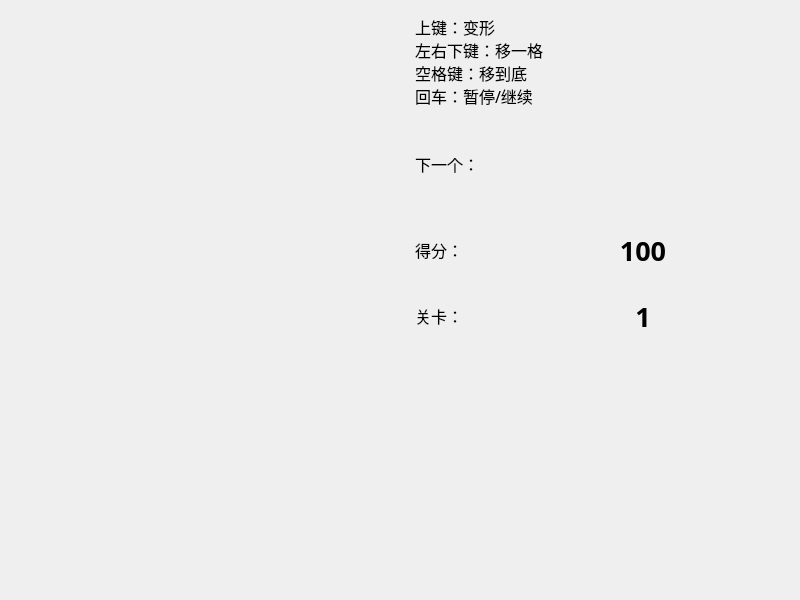
<?xml version="1.0" encoding="UTF-8"?>
<ui version="4.0">
 <class>gamestart</class>
 <widget class="QMainWindow" name="gamestart">
  <property name="geometry">
   <rect>
    <x>0</x>
    <y>0</y>
    <width>800</width>
    <height>600</height>
   </rect>
  </property>
  <property name="minimumSize">
   <size>
    <width>0</width>
    <height>0</height>
   </size>
  </property>
  <property name="maximumSize">
   <size>
    <width>16777215</width>
    <height>16777215</height>
   </size>
  </property>
  <property name="font">
   <font>
    <family>微软雅黑</family>
    <pointsize>12</pointsize>
    <weight>50</weight>
    <bold>false</bold>
   </font>
  </property>
  <property name="windowTitle">
   <string>俄罗斯方块</string>
  </property>
  <property name="windowIcon">
   <iconset resource="re.qrc">
    <normaloff>:/rescoures/buttonSquare_grey_pressed.png</normaloff>:/rescoures/buttonSquare_grey_pressed.png</iconset>
  </property>
  <widget class="QWidget" name="centralWidget">
   <layout class="QHBoxLayout" name="horizontalLayout">
    <property name="spacing">
     <number>0</number>
    </property>
    <property name="leftMargin">
     <number>0</number>
    </property>
    <property name="topMargin">
     <number>0</number>
    </property>
    <property name="rightMargin">
     <number>0</number>
    </property>
    <property name="bottomMargin">
     <number>0</number>
    </property>
    <item>
     <widget class="GameArea" name="widgetGameArea" native="true"/>
    </item>
    <item>
     <layout class="QGridLayout" name="gridLayout">
      <property name="leftMargin">
       <number>15</number>
      </property>
      <property name="topMargin">
       <number>15</number>
      </property>
      <property name="rightMargin">
       <number>15</number>
      </property>
      <property name="bottomMargin">
       <number>15</number>
      </property>
      <property name="spacing">
       <number>6</number>
      </property>
      <item row="0" column="0" colspan="2">
       <widget class="QLabel" name="label_4">
        <property name="text">
         <string>上键：变形
左右下键：移一格
空格键：移到底
回车：暂停/继续</string>
        </property>
       </widget>
      </item>
      <item row="3" column="1">
       <widget class="QLabel" name="labelSpeed">
        <property name="minimumSize">
         <size>
          <width>0</width>
          <height>60</height>
         </size>
        </property>
        <property name="font">
         <font>
          <family>微软雅黑</family>
          <pointsize>20</pointsize>
          <weight>75</weight>
          <bold>true</bold>
         </font>
        </property>
        <property name="text">
         <string>1</string>
        </property>
        <property name="alignment">
         <set>Qt::AlignCenter</set>
        </property>
       </widget>
      </item>
      <item row="1" column="0">
       <widget class="QLabel" name="label">
        <property name="minimumSize">
         <size>
          <width>80</width>
          <height>0</height>
         </size>
        </property>
        <property name="maximumSize">
         <size>
          <width>80</width>
          <height>16777215</height>
         </size>
        </property>
        <property name="text">
         <string>下一个：</string>
        </property>
       </widget>
      </item>
      <item row="3" column="0">
       <widget class="QLabel" name="label_3">
        <property name="minimumSize">
         <size>
          <width>80</width>
          <height>0</height>
         </size>
        </property>
        <property name="maximumSize">
         <size>
          <width>80</width>
          <height>16777215</height>
         </size>
        </property>
        <property name="text">
         <string>关卡：</string>
        </property>
       </widget>
      </item>
      <item row="2" column="1">
       <widget class="QLabel" name="labelScore">
        <property name="minimumSize">
         <size>
          <width>0</width>
          <height>60</height>
         </size>
        </property>
        <property name="font">
         <font>
          <family>微软雅黑</family>
          <pointsize>20</pointsize>
          <weight>75</weight>
          <bold>true</bold>
         </font>
        </property>
        <property name="text">
         <string>100</string>
        </property>
        <property name="alignment">
         <set>Qt::AlignCenter</set>
        </property>
       </widget>
      </item>
      <item row="1" column="1">
       <widget class="NextArea" name="widgetNextArea" native="true">
        <property name="minimumSize">
         <size>
          <width>0</width>
          <height>100</height>
         </size>
        </property>
       </widget>
      </item>
      <item row="4" column="0">
       <spacer name="verticalSpacer">
        <property name="orientation">
         <enum>Qt::Vertical</enum>
        </property>
        <property name="sizeHint" stdset="0">
         <size>
          <width>20</width>
          <height>40</height>
         </size>
        </property>
       </spacer>
      </item>
      <item row="2" column="0">
       <widget class="QLabel" name="label_2">
        <property name="minimumSize">
         <size>
          <width>80</width>
          <height>0</height>
         </size>
        </property>
        <property name="maximumSize">
         <size>
          <width>80</width>
          <height>16777215</height>
         </size>
        </property>
        <property name="text">
         <string>得分：</string>
        </property>
       </widget>
      </item>
     </layout>
    </item>
   </layout>
  </widget>
 </widget>
 <layoutdefault spacing="6" margin="11"/>
 <customwidgets>
  <customwidget>
   <class>GameArea</class>
   <extends>QWidget</extends>
   <header>gamearea.h</header>
   <container>1</container>
  </customwidget>
  <customwidget>
   <class>NextArea</class>
   <extends>QWidget</extends>
   <header>nextarea.h</header>
   <container>1</container>
  </customwidget>
 </customwidgets>
 <resources>
  <include location="re.qrc"/>
 </resources>
 <connections/>
</ui>
